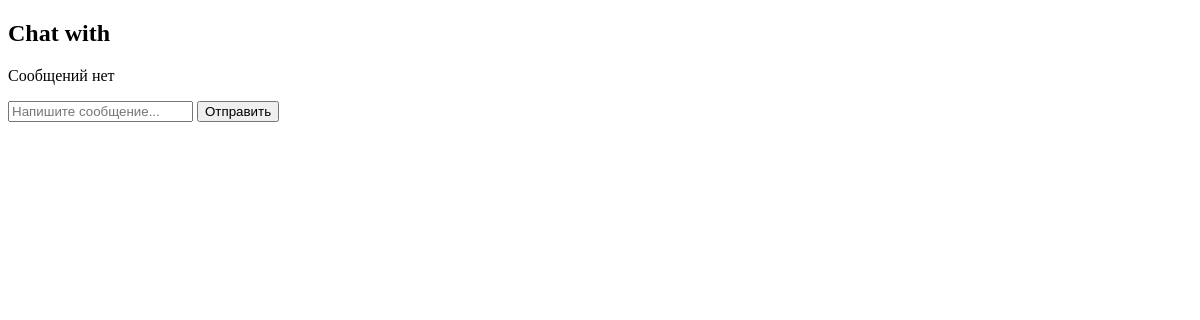
Before: /chat/doctor_messages/ (signed in) with the older database file.
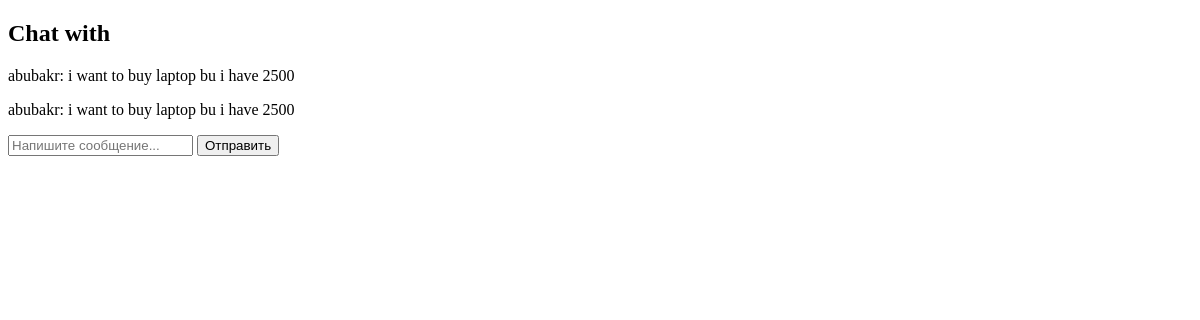
After: the same page with the newer database file.
### chat/models.py (models this page shows, shortened)
class Direct(models.Model):
    sender=models.ForeignKey(User,on_delete=models.CASCADE,related_name='send_messages')
    receiner=models.ForeignKey(User,on_delete=models.CASCADE,related_name='received_messages')
    text=models.TextField()
    created_at=models.DateTimeField(auto_now_add=True)
    is_readed=models.BooleanField(default=False)

### accounts/models.py (models this page shows, shortened)
class User(AbstractUser):
    ROLE_CHOICES = (
        ('patient', 'Patient'),
        ('doctor', 'Doctor'),
        ('admin', 'Admin'),
    )
    role = models.CharField(
        max_length=20,
        choices=ROLE_CHOICES
    )
    phone = models.CharField(
        max_length=20,
        unique=True
    )
    age=models.PositiveIntegerField()

### chat/views.py (the view)
@login_required(login_url='login')
def show_messages(request):
    user=request.user
    messages=Direct.objects.filter(Q(sender=user)|Q(receiner=user)).order_by("created_at")
    return render(request,'chat/show_messages.html',{"messages":messages})

### templates/chat/show_messages.html (shortened to what this page needs)
<!DOCTYPE html>
<html lang="en">
<head>
</head>
<body>
    <h2>Chat with {{ profile.username }}</h2>
{% for i in messages %}
    {% if i.sender == request.user %}
        <p style="text-align:right; color:blue;">
            Me: {{ i.text }}
        </p>
    {% else %}
        <p style="text-align:left;">
            {{ i.sender.username }}: {{ i.text }}
        </p>
    {% endif %}
{% empty %}
    <p>Сообщений нет</p>
{% endfor %}
<form method="post">
    <input type="text" name="text" placeholder="Напишите сообщение...">
    <button type="submit">Отправить</button>
</form>
</body>
</html>

Changed rows visible on the page:
added Direct: sender.username "abubakr", text "i want to buy laptop bu i have 2500"
added Direct: sender.username "abubakr", text "i want to buy laptop bu i have 2500"
Other visible differences:
text no longer shown: "Сообщений нет"
